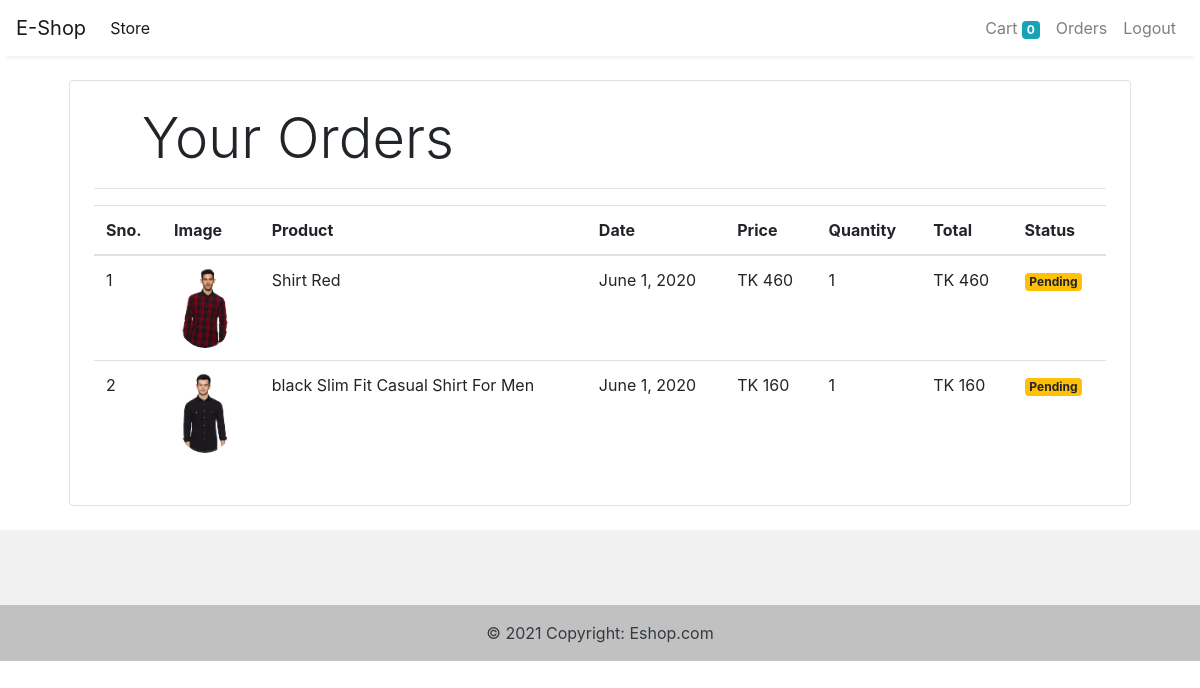
The app's page /orders (signed in) with its own data.
### store/models/orders.py (models this page shows, shortened)
class Order(models.Model):
    product = models.ForeignKey(Product,
                                on_delete=models.CASCADE)
    customer = models.ForeignKey(Customer,
                                 on_delete=models.CASCADE)
    quantity = models.IntegerField(default=1)
    price = models.IntegerField()
    address = models.CharField(max_length=50, default='', blank=True)
    phone = models.CharField(max_length=50, default='', blank=True)
    date = models.DateField(default=datetime.datetime.today)
    status = models.BooleanField(default=False)
    @staticmethod
    def get_orders_by_customer(customer_id):
        return Order.objects.filter(customer=customer_id).order_by('-date')

### store/models/product.py (models this page shows, shortened)
class Product(models.Model):
    name = models.CharField(max_length=50)
    price = models.IntegerField(default=0)
    category = models.ForeignKey(Category, on_delete=models.CASCADE, default=1)
    description = models.CharField(max_length=200, default='' , null=True , blank=True)
    image = models.ImageField(upload_to='uploads/products/')

### store/middlewares/auth.py (the view)
    def middleware(request):
        print(request.session.get('customer'))
        returnUrl = request.META['PATH_INFO']
        print(request.META['PATH_INFO'])
        if not request.session.get('customer'):
           return redirect(f'login?return_url={returnUrl}')
        response = get_response(request)
        return response

### store/templatetags/custom_filter.py (called while the page is built)
@register.filter(name='currency')
def currency(number):
    return "TK "+str(number)

@register.filter(name='multiply')
def multiply(number , number1):
    return number * number1

### store/views/orders.py (called while the page is built)
    def get(self , request ):
        customer = request.session.get('customer')
        orders = Order.get_orders_by_customer(customer)
        print(orders)
        return render(request , 'orders.html'  , {'orders' : orders})

### store/templates/orders.html
{% extends 'base.html' %}
{% block content %}
{% load cart %}
{% load custom_filter %}
<div class="container">
   <div class="border rounded p-4 m-4">
        <p class="display-4 pl-4 ml-4">Your Orders</p>
        <hr>
        <table class="table">
            <thead>
                <tr>
                    <th>Sno.</th>
                    <th>Image</th>
                    <th>Product</th>
                    <th>Date</th>
                    <th>Price</th>
                    <th>Quantity</th>
                    <th>Total</th>
                    <th>Status</th>
                </tr>
            </thead>
            <tbody>
                {% for order in orders %}
                <tr>
                    <td>{{forloop.counter}}</td>
                    <td><img style="height: 80px;" class="rounded-circle" src="{{order.product.image.url}}" alt=""></td>
                    <td>{{order.product.name}}</td>
                    <td>{{order.date}}</td>
                    <td>{{order.price|currency}}</td>
                    <td>{{order.quantity}}</td>
                    <td>{{order.quantity|multiply:order.price|currency}}</td>
                    {% if order.status %}
                    <td><small class="badge badge-success">Completed</small></td>
                    {%else%}
                    <td><small class="badge badge-warning">Pending</small></td>
                    {% endif %}
                </tr>
                {% endfor %}
            </tbody>
        </table>
   </div>
</div>
{% endblock %}

### store/templates/base.html (shortened to what this page needs)
<!doctype html>
<html lang="en">
<head>
  <link rel="stylesheet" href="https://maxcdn.bootstrapcdn.com/bootstrap/4.0.0/css/bootstrap.min.css"
>
</head>
<body>
  <nav class="one-edge-shadow
  sticky-top navbar
  navbar-expand-lg
   navbar-light bg-white">
    <a class="navbar-brand" href="/">E-Shop</a>
    <div class="collapse navbar-collapse" id="navbarSupportedContent">
      <ul class="navbar-nav mr-auto">
        <li class="nav-item active">
          <a class="nav-link" href="/store">Store <span class="sr-only">(current)</span></a>
        </li>
      </ul>
      <ul class=" navbar-nav my-2 my-lg-0">
        <li class="nav-item ">
          <a class="nav-link" href="/cart">Cart
            <span class="badge badge-info">{{request.session.cart.keys|length}}</span>
            <span class="sr-only">(current)</span></a>
        </li>
        {% if request.session.customer %}
        <li class="nav-item ">
          <a class="nav-link" href="/orders">Orders<span class="sr-only">(current)</span></a>
        </li>
        <li class="nav-item ">
          <a class="nav-link" href="/logout">Logout<span class="sr-only">(current)</span></a>
        </li>
        {% endif %}
      </ul>
    </div>
  </nav>
    {% block content %}{% endblock %}
<footer class="text-center text-white" style="background-color: #f1f1f1;">
  <div class="container pt-4">
    <section class="mb-4">
      <a
        class="btn btn-link btn-floating btn-lg text-dark m-1"
        href="#!"
        role="button"
        data-mdb-ripple-color="dark"
        ></a>
      <a
        class="btn btn-link btn-floating btn-lg text-dark m-1"
        href="#!"
        role="button"
        data-mdb-ripple-color="dark"
        ></a>
      <a
        class="btn btn-link btn-floating btn-lg text-dark m-1"
        href="#!"
        role="button"
        data-mdb-ripple-color="dark"
        ></a>
      <a
        class="btn btn-link btn-floating btn-lg text-dark m-1"
        href="#!"
        role="button"
        data-mdb-ripple-color="dark"
        ></a>
      <a
        class="btn btn-link btn-floating btn-lg text-dark m-1"
        href="#!"
        role="button"
        data-mdb-ripple-color="dark"
        ></a>
      <a
        class="btn btn-link btn-floating btn-lg text-dark m-1"
        href="#!"
        role="button"
        data-mdb-ripple-color="dark"
        ></a>
    </section>
  </div>
  <div class="text-center text-dark p-3" style="background-color: rgba(0, 0, 0, 0.2);">
    © 2021 Copyright:
    <a class="text-dark" href="https://eshop.com/">Eshop.com</a>
  </div>
</footer>
</body>
</html>

### store/templates/base.html (style rules this page uses)
nav { background-color: white; }
.one-edge-shadow { box-shadow: 0 8px 2px -5px rgb(246, 245, 245); }

### records on screen
Order: product.image (picture), product.name "Shirt Red", date "June 1, 2020", price "TK 460", quantity "1", quantity|multiply "TK 460", status "Pending"
Order: product.image (picture), product.name "black Slim Fit Casual Shirt For Men", date "June 1, 2020", price "TK 160", quantity "1", quantity|multiply "TK 160", status "Pending"

### other values on screen
{{ request.session.cart.keys|length }} "0"
